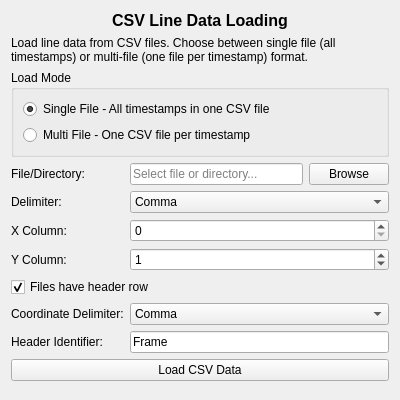
<?xml version="1.0" encoding="UTF-8"?>
<ui version="4.0">
 <class>CSVLineImport_Widget</class>
 <widget class="QWidget" name="CSVLineImport_Widget">
  <property name="geometry">
   <rect>
    <x>0</x>
    <y>0</y>
    <width>400</width>
    <height>400</height>
   </rect>
  </property>
  <property name="windowTitle">
   <string>CSV Line Import</string>
  </property>
  <layout class="QVBoxLayout" name="verticalLayout">
   <item>
    <widget class="QLabel" name="label_title">
     <property name="text">
      <string>CSV Line Data Loading</string>
     </property>
     <property name="alignment">
      <set>Qt::AlignmentFlag::AlignCenter</set>
     </property>
     <property name="font">
      <font>
       <pointsize>12</pointsize>
       <bold>true</bold>
      </font>
     </property>
    </widget>
   </item>
   <item>
    <widget class="QLabel" name="label_description">
     <property name="text">
      <string>Load line data from CSV files. Choose between single file (all timestamps) or multi-file (one file per timestamp) format.</string>
     </property>
     <property name="wordWrap">
      <bool>true</bool>
     </property>
    </widget>
   </item>
   <item>
    <widget class="QGroupBox" name="load_mode_groupbox">
     <property name="title">
      <string>Load Mode</string>
     </property>
     <layout class="QVBoxLayout" name="load_mode_layout">
      <item>
       <widget class="QRadioButton" name="single_file_radio">
        <property name="text">
         <string>Single File - All timestamps in one CSV file</string>
        </property>
        <property name="checked">
         <bool>true</bool>
        </property>
       </widget>
      </item>
      <item>
       <widget class="QRadioButton" name="multi_file_radio">
        <property name="text">
         <string>Multi File - One CSV file per timestamp</string>
        </property>
       </widget>
      </item>
     </layout>
    </widget>
   </item>
   <item>
    <layout class="QGridLayout" name="gridLayout">
     <item row="0" column="0">
      <widget class="QLabel" name="label_file_path">
       <property name="text">
        <string>File/Directory:</string>
       </property>
      </widget>
     </item>
     <item row="0" column="1">
      <widget class="QLineEdit" name="file_path_edit">
       <property name="placeholderText">
        <string>Select file or directory...</string>
       </property>
      </widget>
     </item>
     <item row="0" column="2">
      <widget class="QPushButton" name="browse_button">
       <property name="text">
        <string>Browse</string>
       </property>
      </widget>
     </item>
     <item row="1" column="0">
      <widget class="QLabel" name="label_delimiter">
       <property name="text">
        <string>Delimiter:</string>
       </property>
      </widget>
     </item>
     <item row="1" column="1" colspan="2">
      <widget class="QComboBox" name="delimiter_combo">
       <item>
        <property name="text">
         <string>Comma</string>
        </property>
       </item>
       <item>
        <property name="text">
         <string>Space</string>
        </property>
       </item>
       <item>
        <property name="text">
         <string>Tab</string>
        </property>
       </item>
      </widget>
     </item>
     <item row="2" column="0">
      <widget class="QLabel" name="label_x_column">
       <property name="text">
        <string>X Column:</string>
       </property>
      </widget>
     </item>
     <item row="2" column="1" colspan="2">
      <widget class="QSpinBox" name="x_column_spinbox">
       <property name="toolTip">
        <string>Column index for X coordinates (0-based). Only used for multi-file mode.</string>
       </property>
       <property name="minimum">
        <number>0</number>
       </property>
       <property name="maximum">
        <number>10</number>
       </property>
       <property name="value">
        <number>0</number>
       </property>
      </widget>
     </item>
     <item row="3" column="0">
      <widget class="QLabel" name="label_y_column">
       <property name="text">
        <string>Y Column:</string>
       </property>
      </widget>
     </item>
     <item row="3" column="1" colspan="2">
      <widget class="QSpinBox" name="y_column_spinbox">
       <property name="toolTip">
        <string>Column index for Y coordinates (0-based). Only used for multi-file mode.</string>
       </property>
       <property name="minimum">
        <number>0</number>
       </property>
       <property name="maximum">
        <number>10</number>
       </property>
       <property name="value">
        <number>1</number>
       </property>
      </widget>
     </item>
     <item row="4" column="0" colspan="3">
      <widget class="QCheckBox" name="has_header_checkbox">
       <property name="text">
        <string>Files have header row</string>
       </property>
       <property name="checked">
        <bool>true</bool>
       </property>
      </widget>
     </item>
     <item row="5" column="0">
      <widget class="QLabel" name="label_coordinate_delimiter">
       <property name="text">
        <string>Coordinate Delimiter:</string>
       </property>
      </widget>
     </item>
     <item row="5" column="1" colspan="2">
      <widget class="QComboBox" name="coordinate_delimiter_combo">
       <property name="toolTip">
        <string>Delimiter used within X and Y coordinate lists. Only used for single-file mode.</string>
       </property>
       <item>
        <property name="text">
         <string>Comma</string>
        </property>
       </item>
       <item>
        <property name="text">
         <string>Space</string>
        </property>
       </item>
       <item>
        <property name="text">
         <string>Tab</string>
        </property>
       </item>
      </widget>
     </item>
     <item row="6" column="0">
      <widget class="QLabel" name="label_header_identifier">
       <property name="text">
        <string>Header Identifier:</string>
       </property>
      </widget>
     </item>
     <item row="6" column="1" colspan="2">
      <widget class="QLineEdit" name="header_identifier_edit">
       <property name="toolTip">
        <string>Text in the first column that identifies the header row. Only used for single-file mode.</string>
       </property>
       <property name="text">
        <string>Frame</string>
       </property>
      </widget>
     </item>
    </layout>
   </item>
   <item>
    <widget class="QPushButton" name="load_button">
     <property name="text">
      <string>Load CSV Data</string>
     </property>
    </widget>
   </item>
   <item>
    <spacer name="verticalSpacer">
     <property name="orientation">
      <enum>Qt::Orientation::Vertical</enum>
     </property>
     <property name="sizeHint" stdset="0">
      <size>
       <width>20</width>
       <height>40</height>
      </size>
     </property>
    </spacer>
   </item>
  </layout>
 </widget>
 <resources/>
 <connections/>
</ui>
